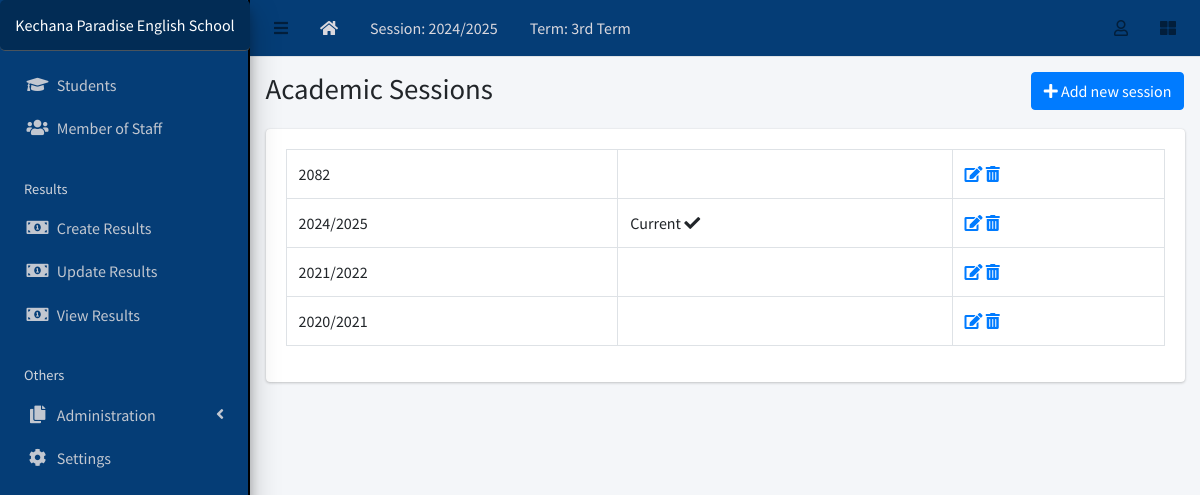
/session/list/ (signed in), run on the app's committed database.
### apps/corecode/models.py (models this page shows, shortened)
class AcademicSession(models.Model):
    name = models.CharField(max_length=200, unique=True)
    current = models.BooleanField(default=True)
    class Meta:
        ordering = ["-name"]
    def __str__(self):
        return self.name

class AcademicTerm(models.Model):
    name = models.CharField(max_length=20, unique=True)
    current = models.BooleanField(default=True)
    class Meta:
        ordering = ["name"]

class SiteConfig(models.Model):
    key = models.SlugField()
    value = models.CharField(max_length=200)

### apps/corecode/views.py (the view)
# urls.py: path("session/list/", SessionListView.as_view(), name="sessions"),
class SessionListView(LoginRequiredMixin, SuccessMessageMixin, ListView):
    model = AcademicSession
    template_name = "corecode/session_list.html"
    def get_context_data(self, **kwargs):
        context = super().get_context_data(**kwargs)
        context["form"] = AcademicSessionForm()
        return context

### apps/corecode/context_processors.py (called while the page is built)
def site_defaults(request):
    current_session = AcademicSession.objects.get(current=True)
    current_term = AcademicTerm.objects.get(current=True)
    vals = SiteConfig.objects.all()
    contexts = {
        "current_session": current_session.name,
        "current_term": current_term.name,
    }
    for val in vals:
        contexts[val.key] = val.value
    return contexts

### apps/corecode/templates/corecode/session_list.html (shortened to what this page needs)
{% extends 'base.html' %}
{% load widget_tweaks %}
{% block title %}
Academic Sessions
{% endblock title %}
{% block breadcrumb %}
  <a class="btn btn-primary" href="#" data-toggle="modal" data-target="#modal1">
    <i class="fa fa-plus"></i>
    Add new session
  </a>
{% endblock breadcrumb %}
{% block content %}
  <div class="row">
    <div class="col-sm-12">
        <table class="table table-bordered">
          <tbody>
            {% for object in object_list %}
            <tr>
              <td>{{ object }}</td>
              <td>
                {% if object.current == True %}
                  Current <i class="fa fa-check"></i>
                {% endif %}
              </td>
              <td><a href="{% url 'session-update' object.id %}"><i
                    class="fa fa-edit"></i></a> <a
                  href="{% url 'session-delete' object.id %}"><i
                    class="fa fa-trash-alt"></i></a></td>
            </tr>
            {% endfor %}
          </tbody>
        </table>
    </div>
  </div>
{% endblock content %}

### templates/base.html (shortened to what this page needs)
{% load static %}
<!DOCTYPE html>
<html lang="en">
<head>
  <link rel="stylesheet" href="{% static 'plugins/fontawesome-free/css/all.min.css' %}">
  <link rel="stylesheet" href="{% static 'plugins/toastr/toastr.min.css' %}">
  <link rel="stylesheet"
    href="{% static 'plugins/overlayScrollbars/css/OverlayScrollbars.min.css' %}">
  <link rel="stylesheet" href="{% static 'plugins/Datatables/datatables.min.css' %}" />
  <link rel="stylesheet" href="{% static 'dist/css/adminlte.min.css' %}">
<link rel="stylesheet" href="https://cdn.datatables.net/buttons/2.2.3/css/buttons.dataTables.min.css" />
</head>
<body
  class="hold-transition sidebar-mini layout-fixed layout-navbar-fixed layout-footer-fixed">
  <div class="wrapper">
    <nav class="main-header navbar navbar-expand navbar-white navbar-light">
      <ul class="navbar-nav">
        <li class="nav-item">
          <a class="nav-link" data-widget="pushmenu" href="#" role="button"><i
              class="fas fa-bars"></i></a>
        </li>
        <li class="nav-item d-none d-sm-inline-block">
          <a href="{% url 'home' %} " class="nav-link" style="color: rgb(218, 216, 222);"><i class="fa fa-home"></i></a>
        </li>
        <li class="nav-item d-none d-sm-inline-block">
          <a href="{% url 'current-session' %}" class="nav-link" style="color: rgb(218, 216, 222);">Session: {{ current_session }}</a>
        </li>
        <li class="nav-item d-none d-sm-inline-block">
          <a href="{% url 'current-session' %}" class="nav-link" style="color: rgb(218, 216, 222);">Term: {{ current_term }}</a>
        </li>
      </ul>
      <ul class="navbar-nav ml-auto" style="color: rgb(218, 216, 222);">
        <li class="nav-item dropdown">
          <a class="nav-link" data-toggle="dropdown" href="#">
            <i class="far fa-user"></i>
          </a>
        </li>
        <li class="nav-item">
          <a class="nav-link" data-widget="control-sidebar" data-slide="true"
            href="#" role="button"><i class="fas fa-th-large"></i></a>
        </li>
      </ul>
    </nav>
    <aside class="main-sidebar sidebar-dark-primary elevation-4" >
      <a href="{% url 'home' %}" class="brand-link" style="background-color:rgb(2, 44, 85); color: white; padding: 13px; text-align: center; border-radius: 5px; font-size: 16px;">
        {{ school_name | default:"MySchool" }}
      </a>
      <div class="sidebar">
        <nav class="mt-2">
          <ul class="nav nav-pills nav-sidebar flex-column"
            data-widget="treeview" role="menu" data-accordion="false">
            <li class="nav-item">
              <a href="{% url 'student-list' %}" class="nav-link">
                <i class="nav-icon fas fa-graduation-cap"></i>
                <p>
                  Students
                </p>
              </a>
            </li>
            <li class="nav-item">
              <a href="{% url 'staff-list' %}" class="nav-link">
                <i class="nav-icon fas fa-users"></i>
                <p>
                  Member of Staff
                </p>
              </a>
            </li>
            <li class="nav-header">Results</li>
            <li class="nav-item">
              <a href="{% url 'create-result' %}" class="nav-link">
                <i class="nav-icon fas fa-money-bill-alt"></i>
                <p>
                  Create Results
                </p>
              </a>
            </li>
            <li class="nav-item">
              <a href="{% url 'edit-results' %}" class="nav-link">
                <i class="nav-icon fas fa-money-bill-alt"></i>
                <p>
                  Update Results
                </p>
              </a>
            </li>
            <li class="nav-item">
              <a href="{% url 'view-results' %}" class="nav-link">
                <i class="nav-icon fas fa-money-bill-alt"></i>
                <p>
                  View Results
                </p>
              </a>
            </li>
            <li class="nav-header">Others</li>
            <li class="nav-item has-treeview">
              <a href="#" class="nav-link">
                <i class="nav-icon fas fa-copy"></i>
                <p>
                  Administration
                  <i class="fas fa-angle-left right"></i>
                </p>
              </a>
            </li>
            <li class="nav-item">
              <a href="{% url 'configs' %}" class="nav-link">
                <i class="nav-icon fas fa-cog"></i>
                <p>
                  Settings
                </p>
              </a>
            </li>
          </ul>
        </nav>
      </div>
    </aside>
    <div class="content-wrapper">
      <section class="content-header">
        <div class="container-fluid">
          <div class="row mb-1">
            <div class="col-sm-8">
              <h1>{% block title %}{% endblock title %}</h1>
            </div>
            <div class="col-sm-4">
              <ol class="breadcrumb float-sm-right">
                <li class="breadcrumb-item">{% block breadcrumb %}{% endblock breadcrumb %}</li>
              </ol>
            </div>
          </div>
        </div>
      </section>
      <section class="content">
        <div class="container-fluid">
          <div class="row">
            <div class="col-md-12">
              {% block fullcard %}
              <div class="card">
                <div class="card-body">
                  <div class="row">
                    <div class="col">
                      {% block content %}
                      {% endblock content %}
                    </div>
                  </div>
                </div>
              </div>
              {% endblock fullcard %}
            </div>
          </div>
        </div>
      </section>
    </div>
  </div>
</body>
</html>

### templates/base.html (style rules this page uses)
.main-sidebar { background-color:rgb(5, 61, 118); border-right: 2px solid black; }
.main-header { background-color:rgb(5, 61, 118); color: rgb(218, 216, 222); }

### data on the page
AcademicSession: name "2024/2025", current "Current"
AcademicTerm: name "3rd Term"
SiteConfig: value "Kechana Paradise English School"
AcademicSession: name "2082"
AcademicSession: name "2021/2022"
AcademicSession: name "2020/2021"
